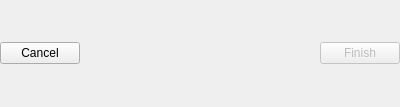
<?xml version="1.0" encoding="UTF-8"?>
<ui version="4.0">
 <class>SubmissionButtons</class>
 <widget class="QWidget" name="SubmissionButtons">
  <property name="geometry">
   <rect>
    <x>0</x>
    <y>0</y>
    <width>400</width>
    <height>107</height>
   </rect>
  </property>
  <property name="windowTitle">
   <string>Form</string>
  </property>
  <layout class="QVBoxLayout" name="verticalLayout">
   <property name="leftMargin">
    <number>0</number>
   </property>
   <property name="topMargin">
    <number>0</number>
   </property>
   <property name="rightMargin">
    <number>0</number>
   </property>
   <property name="bottomMargin">
    <number>0</number>
   </property>
   <item>
    <layout class="QHBoxLayout" name="submissionLayout">
     <item>
      <widget class="QPushButton" name="cancelButton">
       <property name="text">
        <string>Cancel</string>
       </property>
      </widget>
     </item>
     <item>
      <spacer name="horizontalSpacer">
       <property name="orientation">
        <enum>Qt::Horizontal</enum>
       </property>
       <property name="sizeHint" stdset="0">
        <size>
         <width>40</width>
         <height>20</height>
        </size>
       </property>
      </spacer>
     </item>
     <item>
      <widget class="QPushButton" name="finishButton">
       <property name="enabled">
        <bool>false</bool>
       </property>
       <property name="text">
        <string>Finish</string>
       </property>
      </widget>
     </item>
    </layout>
   </item>
  </layout>
 </widget>
 <resources/>
 <connections/>
</ui>
